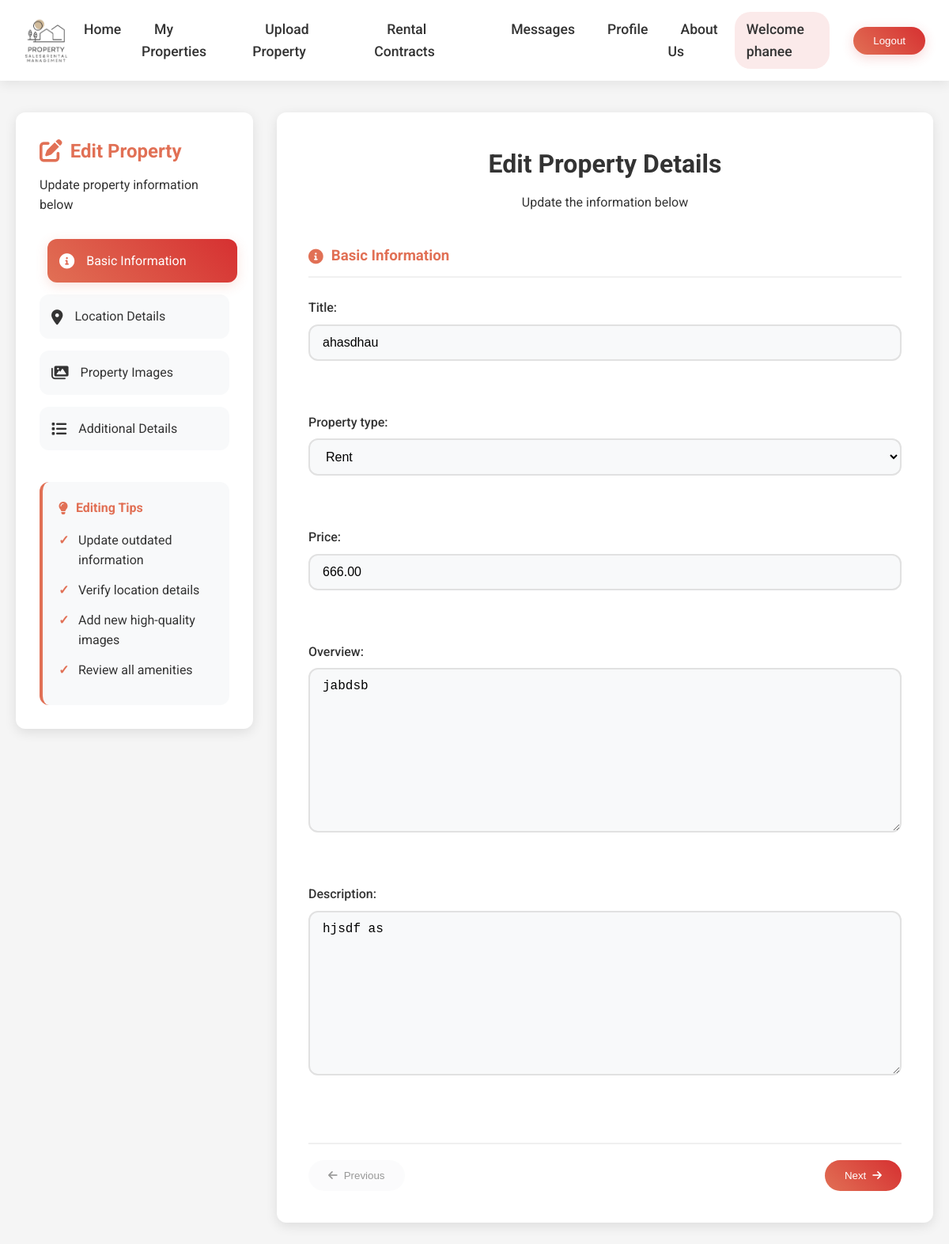
/ownerapp/properties/edit/17/ (signed in), run on the app's committed database.
### ownerapp/models.py (models this page shows, shortened)
class Property(models.Model):
    PROPERTY_TYPE_CHOICES = [
        ('Rent', 'Rent'),
        ('Sale', 'Sale'),
    ]
    title = models.CharField(max_length=200)
    image = models.ImageField(upload_to='property_images/')
    image_2 = models.ImageField(upload_to='property_images/', blank=True, null=True)
    image_3 = models.ImageField(upload_to='property_images/', blank=True, null=True)
    overview = models.TextField(max_length=100)
    location = models.CharField(max_length=200)
    address = models.TextField(max_length=300, blank=True, null=True)  # New address field
    property_type = models.CharField(max_length=10, choices=PROPERTY_TYPE_CHOICES, default='Rent')
    price = models.DecimalField(max_digits=10, decimal_places=2)
    description = models.TextField()
    size = models.PositiveIntegerField()  # Property size in square feet
    bedrooms = models.PositiveIntegerField()
    bathrooms = models.PositiveIntegerField()
    parking = models.CharField(max_length=20)  # Available / Not Available
    year_built = models.PositiveIntegerField()
    flooring_type = models.CharField(max_length=100)
    owner_name = models.CharField(max_length=100, default='Unknown Owner')
    email = models.EmailField()
    phone = models.CharField(max_length=15)
    occupancy_status = models.CharField(max_length=20, default='Available')
    owner = models.ForeignKey(User, on_delete=models.CASCADE, related_name='properties', default=1)

### ownerapp/views.py (the view)
# urls.py: path('properties/edit/<int:pk>/', views.edit_property, name='edit_property'),
@login_required
def edit_property(request, pk):
    property = get_object_or_404(Property, pk=pk)
    if request.method == 'POST':
        form = PropertyForm(request.POST, request.FILES, instance=property)
        if form.is_valid():
            form.save()
            return redirect('ownerapp:property_list')
    else:
        form = PropertyForm(instance=property)
    return render(request, 'ownerApp/edit_property.html', {'form': form})

### ownerapp/forms.py
class PropertyForm(forms.ModelForm):
    class Meta:
        model = Property
        fields = [
            'title', 'image', 'image_2', 'image_3', 'overview', 'location', 'address',
            'property_type', 'price', 'description', 'size', 'bedrooms', 'bathrooms',
            'parking', 'year_built', 'flooring_type', 'owner_name', 'email', 'phone', 'occupancy_status'
        ]

### templates/ownerApp/edit_property.html (shortened to what this page needs)
{% load static %}
<html lang="en">
<head>
    <link rel="stylesheet" href="{% static 'css/adminApp/homepage.css' %}">
    <link rel="stylesheet" href="https://cdnjs.cloudflare.com/ajax/libs/font-awesome/6.0.0/css/all.min.css">
    <link rel="stylesheet" href="{% static 'css/ownerApp/upload_property.css' %}">
</head>
<body>
    {% block body %}
    {% include 'Navbar/ownerNavBar.html' %}
    <div class="page-container">
        <div class="progress-sidebar">
            <div class="progress-header">
                <h3><i class="fas fa-edit"></i> Edit Property</h3>
                <p>Update property information below</p>
            </div>
            <div class="progress-steps">
                <div class="step active">
                    <i class="fas fa-info-circle"></i>
                    <span>Basic Information</span>
                </div>
                <div class="step">
                    <i class="fas fa-map-marker-alt"></i>
                    <span>Location Details</span>
                </div>
                <div class="step">
                    <i class="fas fa-images"></i>
                    <span>Property Images</span>
                </div>
                <div class="step">
                    <i class="fas fa-list"></i>
                    <span>Additional Details</span>
                </div>
            </div>
            <div class="upload-tips">
                <h4><i class="fas fa-lightbulb"></i> Editing Tips</h4>
                <ul>
                    <li>Update outdated information</li>
                    <li>Verify location details</li>
                    <li>Add new high-quality images</li>
                    <li>Review all amenities</li>
                </ul>
            </div>
        </div>
        <div class="form-container">
            <div class="form-header">
                <h2>Edit Property Details</h2>
                <p>Update the information below</p>
            </div>
            <form class="upload-property-form" method="post" enctype="multipart/form-data">
                <div class="form-sections">
                    <div class="form-section active" id="basic-info">
                        <h3><i class="fas fa-info-circle"></i> Basic Information</h3>
                        <div class="form-grid">
                            <div class="form-group">
                                {{ form.title.label_tag }}
                                {{ form.title }}
                            </div>
                            <div class="form-group">
                                {{ form.property_type.label_tag }}
                                {{ form.property_type }}
                            </div>
                            <div class="form-group">
                                {{ form.price.label_tag }}
                                {{ form.price }}
                            </div>
                            <div class="form-group">
                                {{ form.overview.label_tag }}
                                {{ form.overview }}
                            </div>
                            <div class="form-group">
                                {{ form.description.label_tag }}
                                {{ form.description }}
                            </div>
                        </div>
                    </div>
                </div>
                <div class="form-navigation">
                    <button type="button" class="prev-btn" disabled><i class="fas fa-arrow-left"></i> Previous</button>
                    <button type="button" class="next-btn">Next <i class="fas fa-arrow-right"></i></button>
                </div>
            </form>
        </div>
    </div>
    {% endblock %}
</body>
</html>

### templates/Navbar/ownerNavBar.html (shortened to what this page needs)
{% load static %}
<header>
    <div class="logo">
        <a href="{% url 'ownerapp:ownerhomepage' %}">
            <img src="{% static 'images/logo.png' %}" alt="PS6 Logo">
        </a>
    </div>
    <nav>
        <ul>
            <li><a href="{% url 'ownerapp:ownerhomepage' %}">Home</a></li>
            <li><a href="{% url 'ownerapp:property_list'  %}">My Properties</a></li>
            <li><a href="{% url 'ownerapp:upload_property'  %}">Upload Property</a></li>
            <li><a href="{% url 'ownerapp:rental_contract' %}">Rental Contracts</a></li>
            <li><a href="{% url 'ownerapp:owner_messages' %}">Messages</a></li>
            <li><a href="{% url 'ownerapp:owner_profile' %}">Profile</a></li>
            <li><a href="{% url 'ownerapp:about_us' %}">About Us</a></li>
        </ul>
    </nav>
    <div class="auth-buttons">
        {% if user.is_authenticated %}
            <span class="welcome-message">Welcome {{ user.username }}</span>
            <form action="{% url 'adminapp:logout_view' %}" method="POST" style="display:inline;">
                <button type="submit" class="logout-btn">Logout</button>
            </form>
        {% else %}
            <a href="{% url 'ownerapp:login_or_register' %}" class="login-btn">Login/Register</a>
        {% endif %}
    </div>
</header>

### static/css/adminApp/homepage.css (style rules this page uses)
* { margin: 0; padding: 0; box-sizing: border-box; }
body { font-family: 'Poppins', sans-serif; margin: 0; padding: 0; background-color: #f5f5f5; color: #333; }
header { background-color: #ffffff; color: #333; padding: 15px 30px; display: flex; justify-content: space-between; align-items: center; box-shadow: 0 4px 15px rgba(0, 0, 0, 0.08); position: relative; z-index: 1000; }
.logo img { max-width: 150px; max-height: 60px; transition: transform 0.3s ease; }
nav ul { list-style: none; margin: 0; padding: 0; display: flex; gap: 25px; }
nav ul li a { color: #333; text-decoration: none; font-size: 1.1rem; font-weight: 500; padding: 8px 16px; border-radius: 20px; transition: all 0.3s ease; position: relative; }
nav ul li a::after { content: ''; position: absolute; bottom: 0; left: 50%; width: 0; height: 2px; transition: all 0.3s ease; transform: translateX(-50%); }
.auth-buttons { display: flex; align-items: center; gap: 15px; }
.welcome-message { margin-right: 15px; font-size: 1.1rem; font-weight: 500; color: #333; padding: 8px 15px; background-color: rgba(214, 48, 49, 0.1); border-radius: 20px; }
.logout-btn { background: linear-gradient(45deg, #e17055, #d63031); color: white; padding: 10px 25px; border: none; border-radius: 25px; cursor: pointer; font-weight: 500; transition: all 0.3s; box-shadow: 0 4px 15px rgba(214, 48, 49, 0.2); }

### data on the page
Property: title "ahasdhau", property_type "Rent", price "666.00", overview "jabdsb", description "hjsdf as"

### other printed values
{{ user.username }} "phanee"
